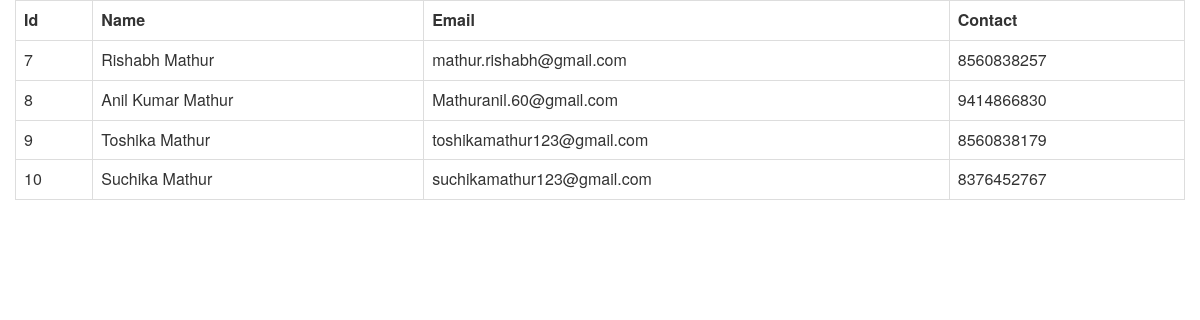
/Admin_Block/customers.php (signed in), run on the app's committed database.
### tables this page shows
CREATE TABLE `user_signup` (
  `id` int(15) NOT NULL,
  `name` varchar(60) NOT NULL,
  `email` varchar(60) NOT NULL,
  `password` varchar(255) NOT NULL,
  `contact` varchar(15) NOT NULL
);

### Admin_Block/customers.php (the view, shortened to what this page needs)
<?php
    include('connect.php');
    $sql = "select * from user_signup";
    $run = mysqli_query($conn, $sql);
?>
   <html>
    <head>
        <link rel="stylesheet" href="https://use.fontawesome.com/releases/v5.8.2/css/all.css">
        <link rel="stylesheet" href="https://maxcdn.bootstrapcdn.com/bootstrap/3.3.6/css/bootstrap.min.css"/>
    </head>
    <body>
        <div class="container-fluid">
            <div class="table-responsive">
                <table class="table table-hover table-bordered">
                    <tr>
                        <th>Id</th>
                        <th>Name</th>
                        <th>Email</th>
                        <th>Contact</th>
                    </tr>
                    <?php while($data = mysqli_fetch_array($run)) { ?>
                    <tr>
                        <td><?php echo $data['id']; ?></td>
                        <td><?php echo $data['name']; ?></td>
                        <td><?php echo $data['email']; ?></td>
                        <td><?php echo $data['contact']; ?></td>
                    </tr>
                    <?php  } ?>
                </table>
            </div>
        </div>
    </body>
</html>

### data on the page
user_signup: id "7", name "Rishabh Mathur", email "mathur.rishabh@gmail.com", contact "8560838257"
user_signup: id "8", name "Anil Kumar Mathur", email "Mathuranil.60@gmail.com", contact "9414866830"
user_signup: id "9", name "Toshika Mathur", email "toshikamathur123@gmail.com", contact "8560838179"
user_signup: id "10", name "Suchika Mathur", email "suchikamathur123@gmail.com", contact "8376452767"
